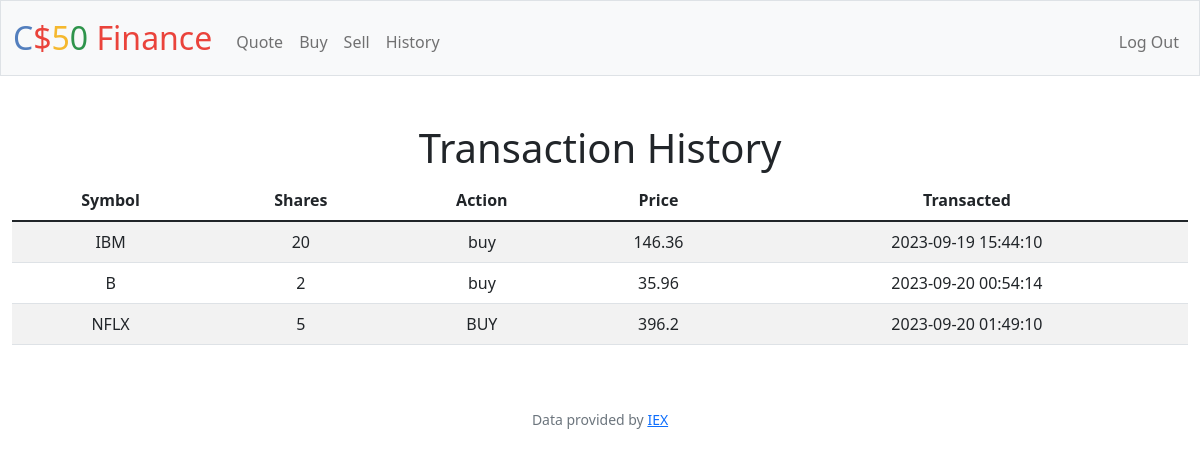
Screenshot of /history (signed in) with the database file from the repository.
### tables this page shows
CREATE TABLE 'history' ('user_id' INTEGER NOT NULL, 'symbol' TEXT NOT NULL, 'shares' INTEGER NOT NULL,'action' TEXT NOT NULL, 'price' REAL NOT NULL, 'transacted' TIMESTAMP DEFAULT CURRENT_TIMESTAMP NOT NULL);

### app.py (the view)
@app.route("/history")
@login_required
def history():
    rows = db.execute("SELECT * FROM history WHERE user_id = :userid", userid=session["user_id"])
    return render_template("history.html", rows=rows)

### app.py (called while the page is built)
@app.after_request
def after_request(response):
    response.headers["Cache-Control"] = "no-cache, no-store, must-revalidate"
    response.headers["Expires"] = 0
    response.headers["Pragma"] = "no-cache"
    return response

### helpers.py (called while the page is built)
def login_required(f):
    @wraps(f)
    def decorated_function(*args, **kwargs):
        if session.get("user_id") is None:
            return redirect("/login")
        return f(*args, **kwargs)
    return decorated_function

### templates/history.html (shortened to what this page needs)
{% extends "layout.html" %}
{% block main %}
<h1>Transaction History</h1>
    <table class="table table-striped">
        <thead>
            <tr>
                <th scope="col">Symbol</th>
                <th scope="col">Shares</th>
                <th scope="col">Action</th>
                <th scope="col">Price</th>
                <th scope="col">Transacted</th>
            </tr>
        </thead>
        <tbody>
            {% for row in rows %}
                <tr>
                    <td>{{row['symbol']}}</td>
                    <td>{{row['shares']}}</td>
                    <td>{{row['action']}}</td>
                    <td>{{row['price']}}</td>
                    <td>{{row['transacted']}}</td>
                </tr>
            {% endfor %}
        </tbody>
    </table>
{% endblock %}

### rows the page displays
history: symbol "IBM", shares "20", action "buy", price "146.36", transacted "2023-09-19 15:44:10"
history: symbol "B", shares "2", action "buy", price "35.96", transacted "2023-09-20 00:54:14"
history: symbol "NFLX", shares "5", action "BUY", price "396.2", transacted "2023-09-20 01:49:10"
